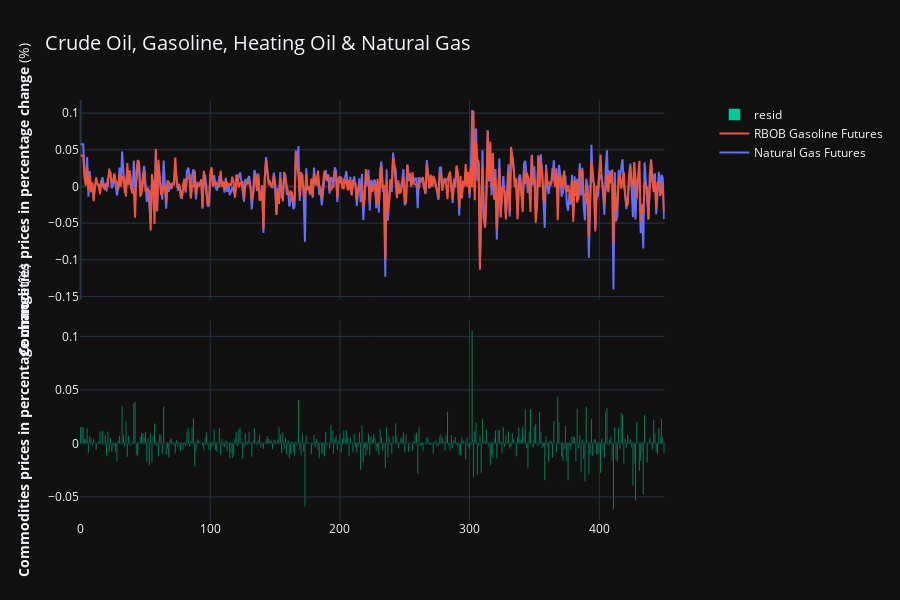

This figure's notebook cell:
### Markdown cell above
#### Modelling: Least Squares Method - Gauss-Márkov (1829)
___

### Code cell
### Modelling: Least Squares Method - Gauss-Márkov (1829)

df_daily_quote = pd.read_excel(r'C:\Users\Admin\Desktop\Planeamiento\0. Resumes\2. Professions\Portfolio\Financial_markets_analysis\yahoo_finance_daily_quotes.xlsx',index_col=0)
df0 = df_daily_quote.copy();

import statsmodels.api as sm

t = df0.index.values
y = df0['RB=F'].pct_change().fillna(method="bfill").values
X = df0['BZ=F'].pct_change().shift(0, axis = 0).fillna(method="bfill").values
# X = sm.add_constant(X)

result=sm.OLS(y,X).fit()
result.summary()

display(result.summary())

HPR = pd.DataFrame({'Endogenous': y, 'resid': result.resid, 'fittedvalues': result.fittedvalues})

# Plot
import plotly.express as px
import plotly.graph_objects as go
from plotly.subplots import make_subplots

# Create figure with secondary y-axis
fig = make_subplots(rows=2, cols=1,
                    specs=[
                           [{"secondary_y": True}], 
                           [{"secondary_y": True}],
#                            [{"secondary_y": True}],
#                            [{"secondary_y": True}],
                          ],                 
                    shared_xaxes=True,
                    vertical_spacing=0.05,
                   )

# Add traces
fig.add_trace(go.Scatter(x=HPR.index, y=HPR['Endogenous'], name="Natural Gas Futures",),row=1, col=1, secondary_y=False,)
fig.add_trace(go.Scatter(x=HPR.index, y=HPR['fittedvalues'], name="RBOB Gasoline Futures"),row=1, col=1, secondary_y=False,)
fig.add_bar(x=HPR.index, y=HPR['resid'], name="resid", row=2, col=1, secondary_y=False)

# Add figure title
fig.update_layout(title_text="Double Y Axis Example")
fig.update_layout(barmode='stack')

# Set x-axis title
fig.update_xaxes(title_text="")

# Set y-axes titles
fig.update_yaxes(title_text="<b>Commodities prices in percentage change</b> (%)", secondary_y=False)
fig.update_yaxes(title_text="<b>Cumulated share</b> (%)", secondary_y=True)

fig.update_xaxes(showgrid=True)
fig.update_yaxes(showgrid=True)

# template =["plotly", "plotly_white", "plotly_dark", "ggplot2", "seaborn", "simple_white", "none"]:
fig.update_layout(template='plotly_dark',
                  title="Crude Oil, Gasoline, Heating Oil & Natural Gas",
                  height=600,
#                 width=1850,
                 title_font_size=20
                 )

fig.show()

### Figure 1 — Plotly figure (JSON) as saved in the notebook; plotly's stock layout.template omitted (floating-point values rounded to 4 significant figures; data arrays with more than 128 entries replaced by an {"elided": "..."} marker saying what was removed)
{"data": [{"name": "Natural Gas Futures", "type": "scatter", "x": {"elided": "451 int values"}, "xaxis": "x", "y": {"elided": "451 float values"}, "yaxis": "y"}, {"name": "RBOB Gasoline Futures", "type": "scatter", "x": {"elided": "451 int values"}, "xaxis": "x", "y": {"elided": "451 float values"}, "yaxis": "y"}, {"name": "resid", "type": "bar", "x": {"elided": "451 int values"}, "xaxis": "x2", "y": {"elided": "451 float values"}, "yaxis": "y3"}], "layout": {"barmode": "stack", "height": 600, "title": {"font": {"size": 20}, "text": "Crude Oil, Gasoline, Heating Oil & Natural Gas"}, "xaxis": {"anchor": "y", "domain": [0, 0.94], "matches": "x2", "showgrid": true, "showticklabels": false, "title": {"text": ""}}, "xaxis2": {"anchor": "y3", "domain": [0, 0.94], "showgrid": true, "title": {"text": ""}}, "yaxis": {"anchor": "x", "domain": [0.525, 1], "showgrid": true, "title": {"text": "<b>Commodities prices in percentage change</b> (%)"}}, "yaxis2": {"anchor": "x", "overlaying": "y", "showgrid": true, "side": "right", "title": {"text": "<b>Cumulated share</b> (%)"}}, "yaxis3": {"anchor": "x2", "domain": [0, 0.475], "showgrid": true, "title": {"text": "<b>Commodities prices in percentage change</b> (%)"}}, "yaxis4": {"anchor": "x2", "overlaying": "y3", "showgrid": true, "side": "right", "title": {"text": "<b>Cumulated share</b> (%)"}}}}
